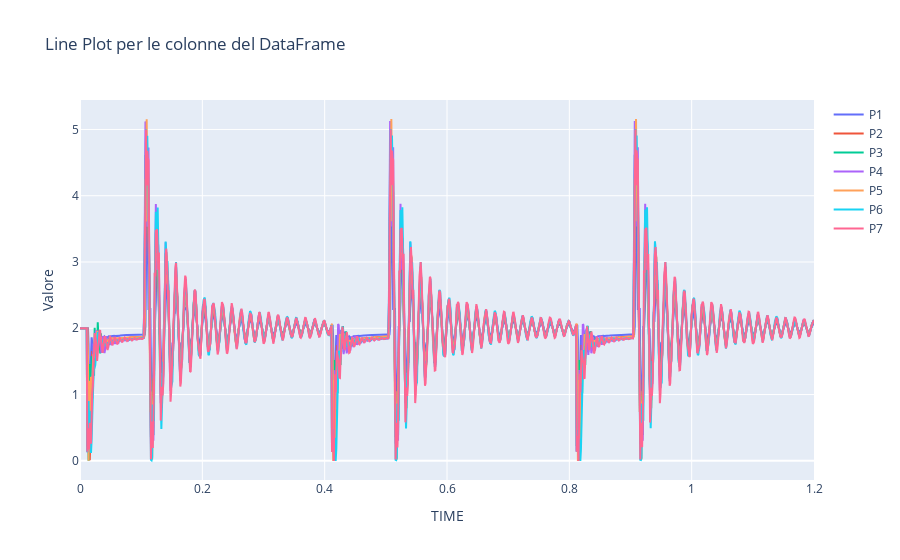

Notebook source saved alongside this figure:
### Code cell
traces = []
for column in df.columns:
    if column != 'TIME':  
        trace = go.Scatter(x=df['TIME'], y=df[column], mode='lines', name=column)
        traces.append(trace)


layout = go.Layout(title='Line Plot per le colonne del DataFrame',
                   xaxis=dict(title='TIME'),
                   yaxis=dict(title='Valore'))


fig = go.Figure(data=traces, layout=layout)


fig.show()

### Figure 1 — Plotly figure (JSON) as saved in the notebook; plotly's stock layout.template omitted (floating-point values rounded to 4 significant figures; data arrays with more than 128 entries replaced by an {"elided": "..."} marker saying what was removed)
{"data": [{"mode": "lines", "name": "P1", "type": "scatter", "x": {"elided": "1201 float values"}, "y": {"elided": "1201 float values"}}, {"mode": "lines", "name": "P2", "type": "scatter", "x": {"elided": "1201 float values"}, "y": {"elided": "1201 float values"}}, {"mode": "lines", "name": "P3", "type": "scatter", "x": {"elided": "1201 float values"}, "y": {"elided": "1201 float values"}}, {"mode": "lines", "name": "P4", "type": "scatter", "x": {"elided": "1201 float values"}, "y": {"elided": "1201 float values"}}, {"mode": "lines", "name": "P5", "type": "scatter", "x": {"elided": "1201 float values"}, "y": {"elided": "1201 float values"}}, {"mode": "lines", "name": "P6", "type": "scatter", "x": {"elided": "1201 float values"}, "y": {"elided": "1201 float values"}}, {"mode": "lines", "name": "P7", "type": "scatter", "x": {"elided": "1201 float values"}, "y": {"elided": "1201 float values"}}], "layout": {"title": {"text": "Line Plot per le colonne del DataFrame"}, "xaxis": {"title": {"text": "TIME"}}, "yaxis": {"title": {"text": "Valore"}}}}
